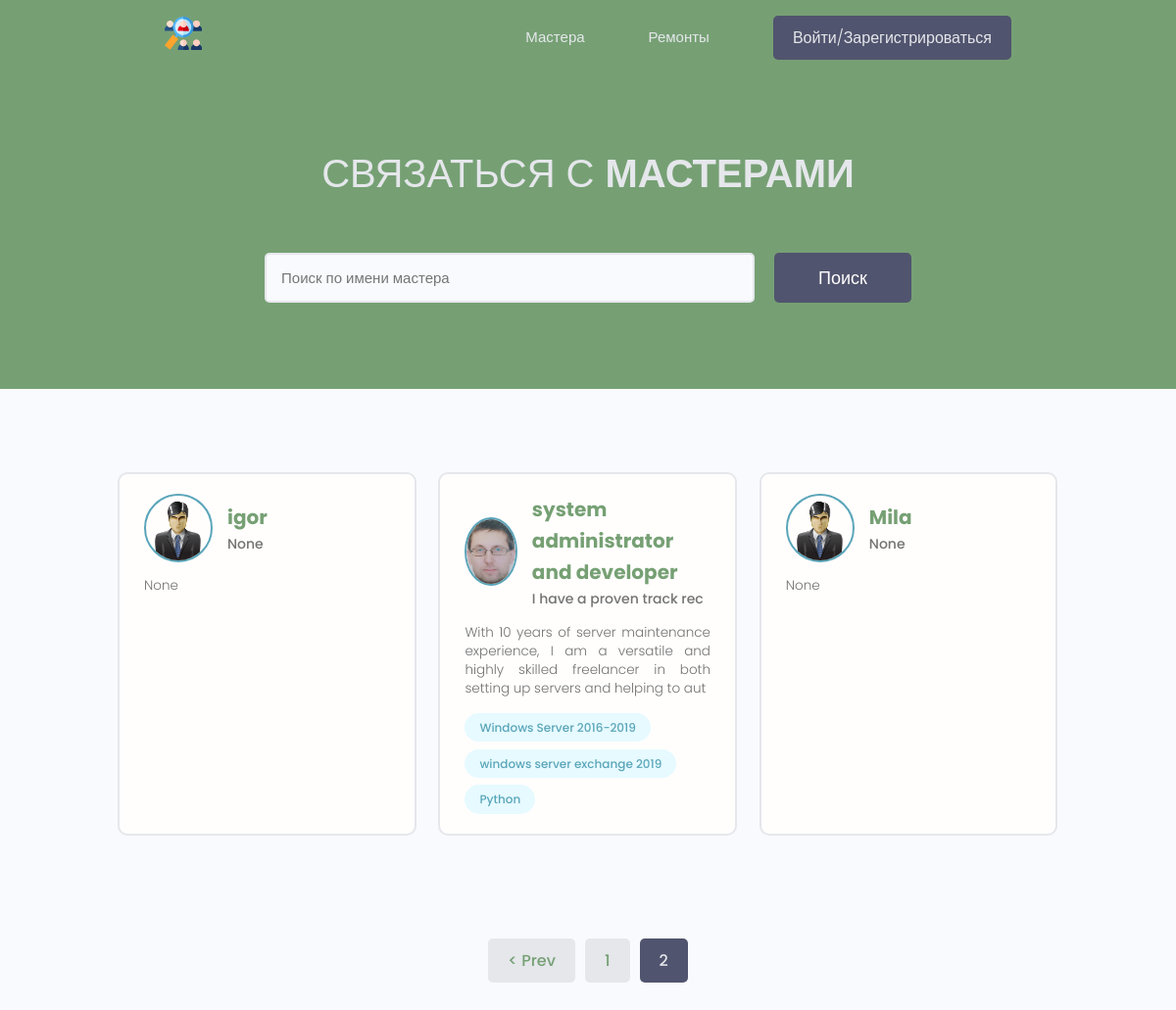
Before: /?page=2 with the older database file.
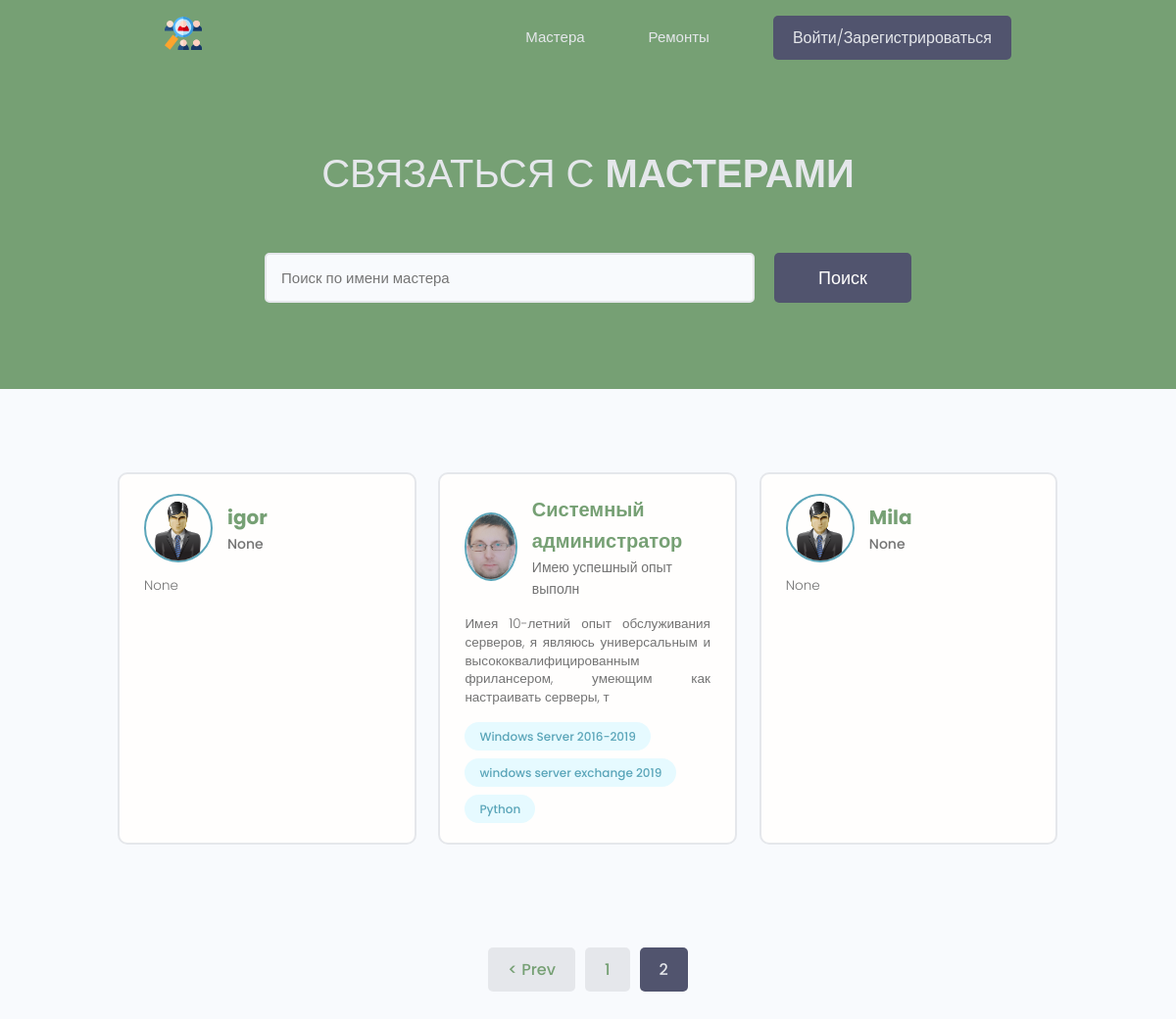
After: the same page with the newer database file.
### users/models.py (models this page shows, shortened)
class Profile(models.Model):
    user = models.OneToOneField(User, on_delete=models.CASCADE, null=True, blank=True)
    name = models.CharField(max_length=200, blank=True, null=True)
    email = models.EmailField(max_length=200, blank=True, null=True)
    username = models.CharField(max_length=200, blank=True, null=True)
    short_info = models.CharField(max_length=200, blank=True, null=True)
    bio = models.TextField(blank=True, null=True)
    profile_image = models.ImageField(upload_to="profiles/", default="profiles/user-default.png")
    social_github = models.CharField(max_length=200, blank=True, null=True)
    social_youtube = models.CharField(max_length=200, blank=True, null=True)
    social_website = models.CharField(max_length=200, blank=True, null=True)
    created = models.DateTimeField(auto_now_add=True)

### users/views.py (the view)
# urls.py: path('', views.profiles, name="profiles"),
def profiles(request):
    prof, search_query = search_profiles(request)
    custom_range, prof = paginate_profiles(request, prof, 3)
    context = {
        'profiles': prof,
        'search_query': search_query,
        'custom_range': custom_range,
    }
    return render(request, 'users/index.html', context)

### users/models.py (called while the page is built)
    def __str__(self):
        return self.name

### users/utils.py (called while the page is built)
def paginate_profiles(request, pr, results):
    page = request.GET.get('page')
    paginator = Paginator(pr, results)
    try:
        pr = paginator.page(page)
    except PageNotAnInteger:
        page = 1
        pr = paginator.page(page)
    except EmptyPage:
        page = paginator.num_pages
        pr = paginator.page(page)
    left_index = int(page) - 4
    if left_index < 1:
        left_index = 1
    right_index = int(page) + 5
    if right_index > paginator.num_pages:
        right_index = paginator.num_pages + 1
    custom_range = range(left_index, right_index)
    return custom_range, pr

def search_profiles(request):
    search_query = ''
    if request.GET.get('search_query'):
        search_query = request.GET.get('search_query')
    skills = Skill.objects.filter(name__iexact=search_query)
    prof = Profile.objects.distinct().filter(
        Q(name__icontains=search_query) |
        Q(short_info__icontains=search_query) |
        Q(skill__in=skills))
    return prof, search_query

### users/templates/users/index.html (shortened to what this page needs)
{% extends 'repairs/base.html' %}
{% block content %}
  <main class="home">
    <section class="hero-section text-center">
      <div class="container container--narrow">
        <div class="hero-section__box">
          <h2>Связаться с <span>Мастерами</span></h2>
        </div>
        <div class="hero-section__search">
          <form id="search" class="form" action="{% url 'profiles' %}" method="get">
            <div class="form__field">
              <input class="input input--text" id="formInput#search" type="text" name="search_query"
                     value="{{ search_query }}"
                placeholder="Поиск по имени мастера" />
            </div>
            <input class="btn btn--sub btn--lg" type="submit" value="Поиск" />
          </form>
        </div>
      </div>
    </section>
    <section class="devlist">
      <div class="container">
        <div class="grid grid--three">
          {% for profile in profiles %}
          <div class="column card">
            <div class="dev">
              <a href="{% url 'user_profile' profile.id %}" class="card__body">
                <div class="dev__profile">
                  <img class="avatar avatar--md" src="{{ profile.profile_image.url }}" alt="image" />
                  <div class="dev__meta">
                    <h3>{{ profile.name }}</h3>
                    <h5>{{ profile.short_info|slice:'25' }}</h5>
                  </div>
                </div>
                <p class="dev__info">
                  {{profile.bio|slice:'140'}}
                </p>
                <div class="dev__skills">
                  {% for skill in profile.skill_set.all|slice:"3" %}
                  <span class="tag tag--pill tag--main">
                    <small>{{ skill }}</small>
                  </span>
                  {% endfor %}
                </div>
              </a>
            </div>
          </div>
          {% endfor %}
        </div>
      </div>
    </section>
     {% include 'repairs/pagination.html' with queryset=profiles custom_range=custom_range %}
  </main>
{% endblock %}

Changed rows visible on the page:
changed Profile: name "system administrator and developer" → "Системный администратор"; short_info "I have a proven track rec" → "Имею успешный опыт выполн"; bio "With 10 years of server maintenance experience, I am a versatile and highly skilled freelancer in both setting up servers and helping to aut" → "Имея 10-летний опыт обслуживания серверов, я являюсь универсальным и высококвалифицированным фрилансером, умеющим как настраивать серверы, т"
